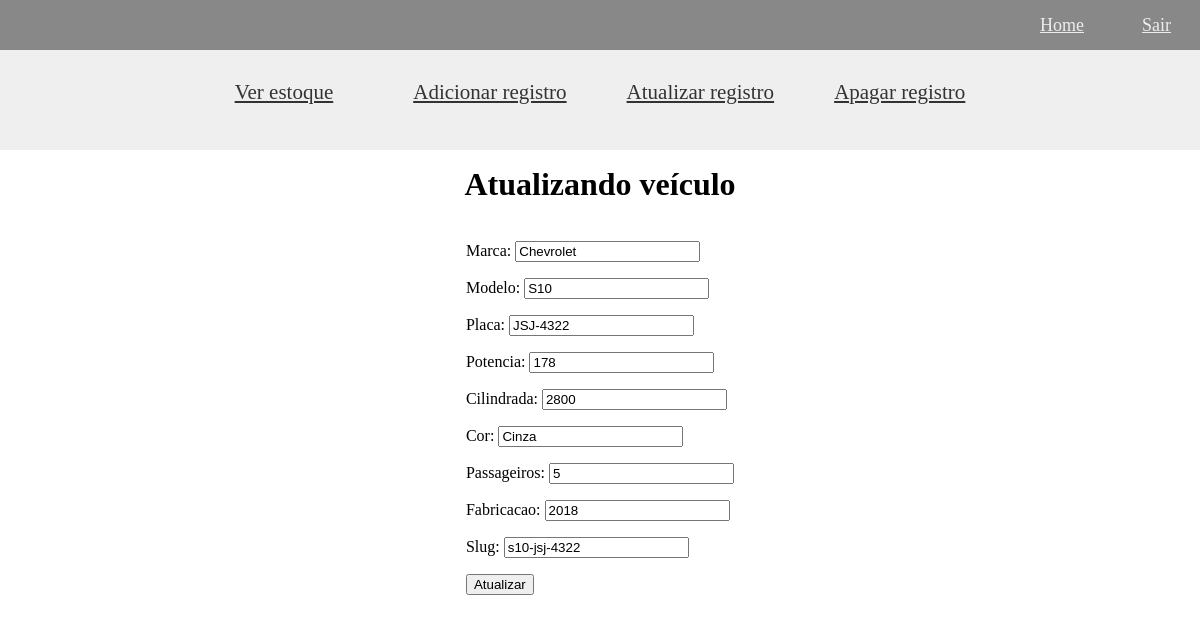
Screenshot of /concessionaria/manage/atualizar-registro/5 (signed in) with the database file from the repository.
### carros/models.py (models this page shows, shortened)
class Carro(models.Model):
    marca = models.CharField(max_length=255)
    modelo = models.CharField(max_length=255)
    slug = models.SlugField(max_length=255, unique=True)
    placa = models.CharField(max_length=8, unique=True)
    potencia = models.IntegerField()
    cilindrada = models.CharField(max_length=4)
    cor = models.CharField(max_length=30)
    passageiros = models.IntegerField()
    publicacao = models.DateTimeField(auto_now_add=True)
    fabricacao = models.IntegerField()

### carros/views.py (the view)
# urls.py: path('manage/atualizar-registro/<int:id>', views.editarVeiculo, name='atualizar'),
@login_required
def editarVeiculo(request, id):
    edit = get_object_or_404(Carro, pk=id)
    form = CarForm(instance=edit)
    if(request.method == 'POST'):
        form = CarForm(request.POST, instance=edit)
        if form.is_valid():
            edit.save()
            return redirect('/')
        else:
            return render(request, 'atualizar.html',{'form': form, 'edit':edit})
    else:
        return render(request, 'atualizar.html',{'form': form, 'edit':edit})

### carros/forms.py
class CarForm(forms.ModelForm):
    class Meta:
        model = Carro
        fields = ('marca', 'modelo', 'placa', 'potencia', 'cilindrada', 'cor', 'passageiros', 'fabricacao', 'slug')

### carros/templates/atualizar.html (shortened to what this page needs)
{% extends 'base.html' %}
{% block content %}
<div id="header">
    <a style="cursor: pointer; padding: 0 30px" href="/concessionaria">Ver estoque</a>
    <a style="cursor: pointer; padding: 0 30px; margin-left: 20px" href="/concessionaria/adicionar-registro">Adicionar
        registro</a>
    <a style="cursor: pointer; padding: 0 30px" href="{{ carro.get_absolute_url }}">Atualizar registro</a>
    <a style="cursor: pointer; padding: 0 30px" href="/concessionaria">Apagar registro</a>
</div>
<div id="form">
    <h1>Atualizando veículo</h1>
    <form method='POST'>
        {{ form.as_p }}
        <input type="submit" value="Atualizar">
    </form>
</div>
{% endblock %}

### carros/static/css/home.css (style rules this page uses)
#header { display: flex; justify-content: center; align-items: center; padding: 30px; margin-bottom: 10px; }
body { background-color: #fff; margin: 0; padding: 0; }
#content a { font-size: 21px; color: #333 }
#form { display: flex; flex-direction: column; align-items: center; justify-content: center; }

### rows the page displays
Carro: marca "Chevrolet", modelo "S10", placa "JSJ-4322", potencia "178", cilindrada "2800", cor "Cinza", passageiros "5", fabricacao "2018", slug "s10-jsj-4322"
